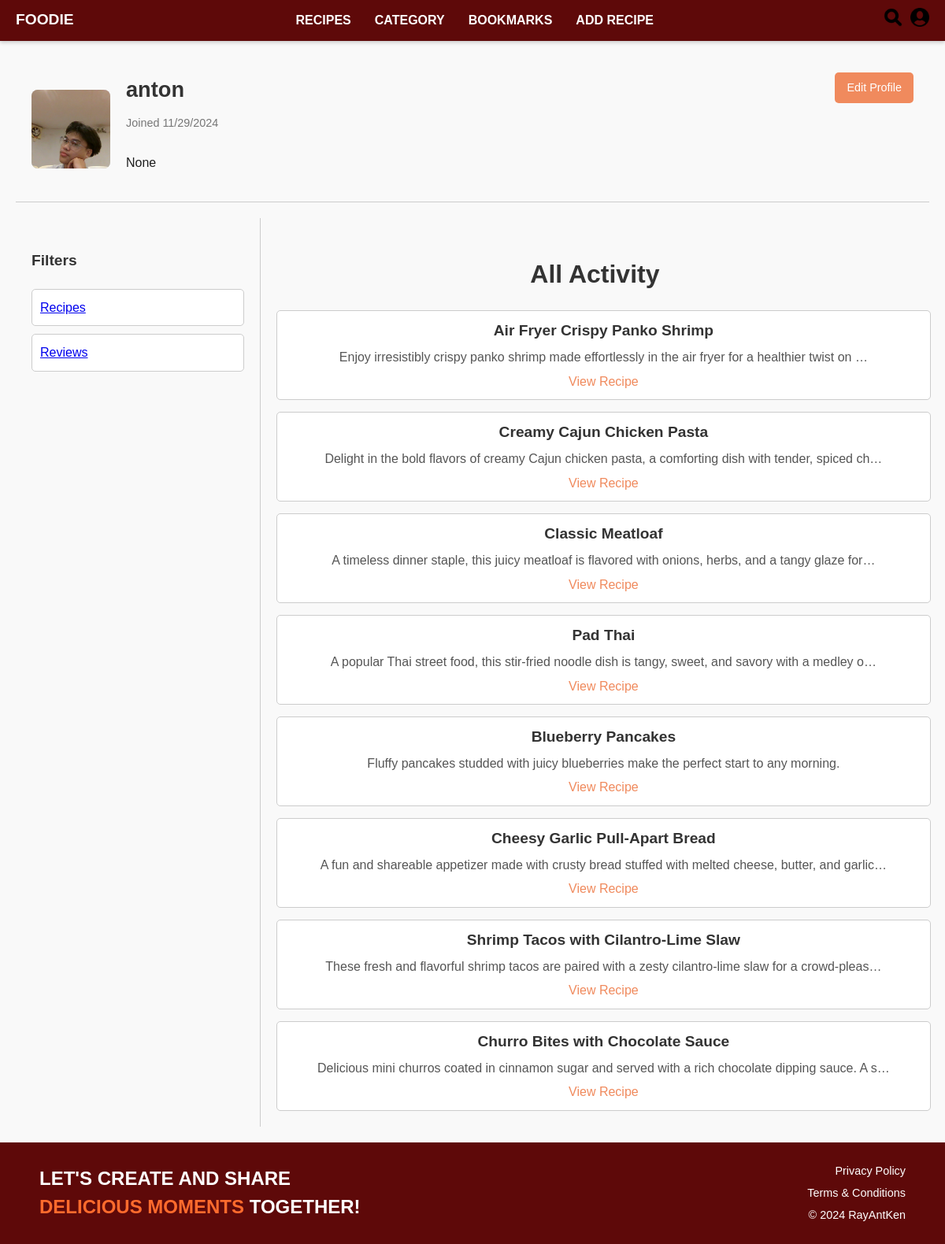
Screenshot of /profile/ (signed in) with the database file from the repository.
### UserProfile/models.py (models this page shows, shortened)
class UserProfile(models.Model):
    user = models.OneToOneField(User, on_delete=models.CASCADE)
    bio = models.TextField(blank=True, null=True)
    profile_image = models.ImageField(upload_to='profile_images/', default='profile_images/profile.jpg')

### Recipes/models.py (models this page shows, shortened)
class RecipePost(models.Model):
    title = models.CharField(max_length=200)
    user = models.ForeignKey(settings.AUTH_USER_MODEL, on_delete=models.SET_NULL, null=True, blank=True) #User, on_delete=models.CASCADE
    description = models.TextField(default='')
    category = models.CharField(max_length=50, default='Uncategorized')
    ingredients = models.TextField()
    directions = models.TextField(default='')
    image = models.ImageField(upload_to='recipe/images/', blank=True, null=True)  # Optional image field
    created_at = models.DateTimeField(auto_now=True)
    CATEGORY_CHOICES = [
        ('Comfort Food', 'Comfort Food'),
        ('International Eats', 'International Eats'),
        ('Breakfast & Brunch', 'Breakfast & Brunch'),
        ('Community Picks', 'Community Picks'),
    ]
    title = models.CharField(max_length=200)  # Recipe title
    user = models.ForeignKey(
        settings.AUTH_USER_MODEL,
        on_delete=models.SET_NULL,
        null=True,
        blank=True
    )  # Associated user, nullable and optional
    description = models.TextField(default='')  # Brief description of the recipe
    category = models.CharField(
        max_length=50,
        choices=CATEGORY_CHOICES,
        default='Uncategorized'
    )  # Recipe category with predefined choices
    ingredients = models.TextField()  # Ingredients list
    directions = models.TextField(default='')  # Step-by-step directions
    image = models.ImageField(
        upload_to='recipe/images/',
        blank=True,
        null=True
    )  # Optional recipe image
    created_at = models.DateTimeField(auto_now=True)  # Timestamp of creation

### UserProfile/views.py (the view)
# urls.py: path('profile/', profile, name='profile'),
@login_required
def profile(request):
    profile, created = UserProfile.objects.get_or_create(user=request.user)
    user_recipes = RecipePost.objects.filter(user=request.user)
    return render(request, 'profile.html', {
        'profile': profile,
        'user_recipes': user_recipes  # Pass the recipes to the template
    })

### UserProfile/templates/profile.html (shortened to what this page needs)
<!DOCTYPE html>
<html lang="en">
<head>
</head>
<body>
    {% include 'navbar.html' %}
    <div class="container">
        <div class="profile-section">
            {% load static %}
            <div class="profile-image">
                {% if profile.profile_image %}
                    <img src="{{ profile.profile_image.url }}" alt="Profile Image">
                {% else %}
                    <img src="{% static 'profile_images/profile.jpg' %}" alt="Default Profile Image">
                {% endif %}
            </div>
            <div class="profile-details">
                <div class="username">{{ user.username }}</div>
                <div class="joined">Joined {{ profile.user.date_joined|date:"m/d/Y" }}</div>
                <div class="bio">
                    <p>{{ profile.bio }}</p>
                </div>
            </div>
            <a href="{% url 'edit_profile' %}" class="edit-profile-btn">Edit Profile</a>
        </div>
        <div class="layout">
            <div class="filters">
                <h3>Filters</h3>
                <ul>
                    <li><a href="{% url 'user_recipes' %}">Recipes</a></li>
                    <li><a href="{% url 'reviews_list' %}">Reviews</a></li>
                </ul>
            </div>
            <div class="activity-section">
                <h2>All Activity</h2>
                {% if user_recipes.exists %}
                    <div class="recipes-list">
                        {% for recipe in user_recipes %}
                            <div class="recipe-item">
                                <h3>{{ recipe.title }}</h3>
                                <p>{{ recipe.description|truncatechars:100 }}</p>
                                <a href="{% url 'recipe_detail' recipe.id %}">View Recipe</a>
                            </div>
                        {% endfor %}
                    </div>
                {% else %}
                    <div class="icon">😞</div>
                    <div class="no-activity">Uh Oh!<br>Looks like {{ user.username }} has no activity!</div>
                {% endif %}
            </div>
        </div>
    </div>
</body>
{% include 'footer.html' %}
</html>

### UserProfile/templates/profile.html (style rules this page uses)
body { font-family: 'Poppins', sans-serif; margin: 0; padding: 0; background-color: #f8f6f1; color: #333; }
.container { max-width: 1200px; margin: 0 auto; display: flex; flex-direction: column; padding: 20px; }
.profile-section { display: flex; align-items: center; border-bottom: 1px solid #ccc; padding: 20px; position: relative; }
.profile-image { width: 100px; height: 100px; background-color: #ccc; margin-right: 20px; border-radius: 8px; overflow: hidden; }
.profile-image img { width: 100%; height: 100%; object-fit: cover; }
.profile-details { display: flex; flex-direction: column; }
.profile-details .username { font-size: 1.7rem; font-weight: bold; }
.profile-details .joined { font-size: 0.9rem; color: #777; margin-top: 10px; }
.bio { font-size: 1rem; color: #1f1f1f; margin-top: 10px; }
.layout { display: flex; margin-top: 20px; }
.filters { width: 25%; padding: 20px; border-right: 1px solid #ccc; }
.filters h3 { font-size: 1.2rem; margin-bottom: 20px; }
.filters ul { list-style: none; padding: 0; }
.filters ul li { padding: 10px; margin-bottom: 10px; background-color: #fff; border: 1px solid #ccc; border-radius: 5px; cursor: pointer; }
.activity-section { width: 75%; padding: 20px; text-align: center; }
.activity-section h2 { font-size: 2rem; margin-bottom: 20px; }
.edit-profile-btn { background-color: #f08a5d; color: white; padding: 8px 15px; border: none; border-radius: 5px; font-size: 0.9rem; cursor: pointer; text-align: center; display: inline-block; position: absolute; top: 20px; right: 20px; text-decoration: none; }
.recipes-list { display: flex; flex-direction: column; gap: 15px; align-items: flex-start; }
.recipe-item { padding: 10px; background-color: #fff; border: 1px solid #ccc; border-radius: 5px; width: 100%; }
.recipe-item h3 { margin: 0; font-size: 1.2rem; }
.recipe-item p { color: #555; margin: 5px 0; }
.recipe-item a { color: #f08a5d; text-decoration: none; }

### rows the page displays
UserProfile: profile_image (placeholder picture), user.date_joined "11/29/2024", bio "None"
RecipePost: title "Air Fryer Crispy Panko Shrimp", description "Enjoy irresistibly crispy panko shrimp made effortlessly in the air fryer for a healthier twist on …"
RecipePost: title "Creamy Cajun Chicken Pasta", description "Delight in the bold flavors of creamy Cajun chicken pasta, a comforting dish with tender, spiced ch…"
RecipePost: title "Classic Meatloaf", description "A timeless dinner staple, this juicy meatloaf is flavored with onions, herbs, and a tangy glaze for…"
RecipePost: title "Pad Thai", description "A popular Thai street food, this stir-fried noodle dish is tangy, sweet, and savory with a medley o…"
RecipePost: title "Blueberry Pancakes", description "Fluffy pancakes studded with juicy blueberries make the perfect start to any morning."
RecipePost: title "Cheesy Garlic Pull-Apart Bread", description "A fun and shareable appetizer made with crusty bread stuffed with melted cheese, butter, and garlic…"
RecipePost: title "Shrimp Tacos with Cilantro-Lime Slaw", description "These fresh and flavorful shrimp tacos are paired with a zesty cilantro-lime slaw for a crowd-pleas…"
RecipePost: title "Churro Bites with Chocolate Sauce", description "Delicious mini churros coated in cinnamon sugar and served with a rich chocolate dipping sauce. A s…"

### other values shown
{{ user.username }} "anton"
